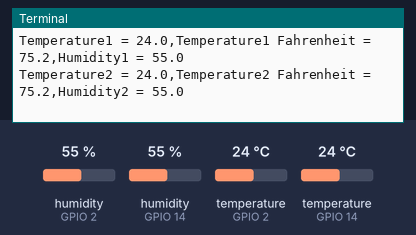
Simulated run of this program. Board: Raspberry Pi (BCM pin numbers). On the bench: the last lines printed to the terminal. Inputs (shaded band) come from the test bench; at power-on: humidity (sensors on GPIO 2, GPIO 14) 55 %, temperature (sensors on GPIO 2, GPIO 14) 24 °C. The clock reads 2024-03-15 10:24:30 at power-on unless the program sets it; files the program writes start out absent.

Above: at 5.0 s.
5.1 s: humidity (sensor on GPIO 2) set to 22 %
At 7.8 s:
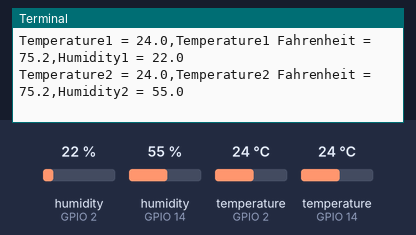
12.1 s: humidity (sensor on GPIO 14) set to 22 %
At 14.3 s:
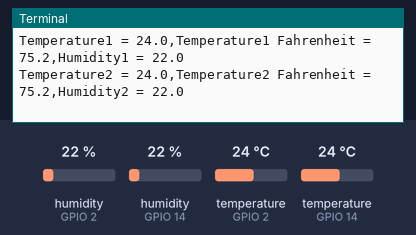
19.1 s: temperature (sensor on GPIO 2) set to 12 °C
At 19.6 s:
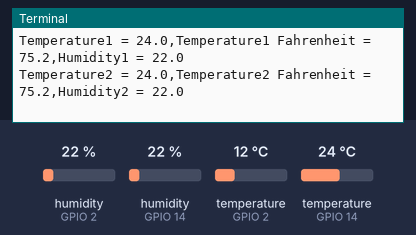
26.1 s: temperature (sensor on GPIO 14) set to 12 °C
At 32.5 s:
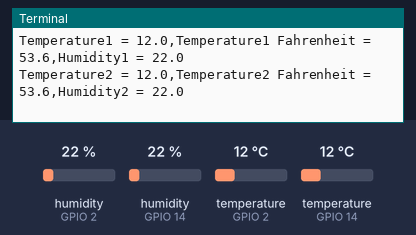
33.1 s: humidity (sensor on GPIO 2) set to 40 %
At 37.8 s:
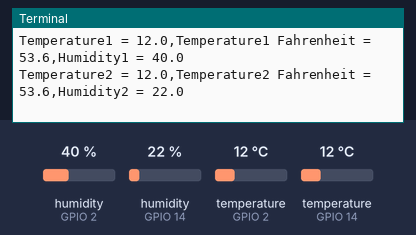
40.1 s: humidity (sensor on GPIO 14) set to 40 %
At 44.3 s:
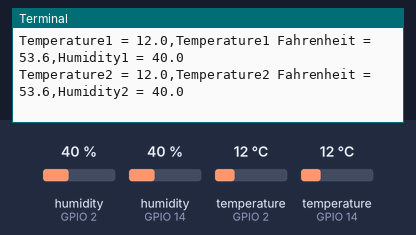
Timing chart, 0 to 45.8 s (numbered marks = the images above; inputs shaded):
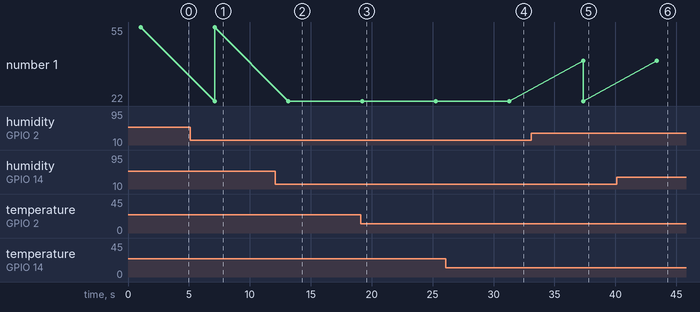

The program:

multiTempSenseCopy.py
```python
#source https://roboticadiy.com/raspberry-pi-4-data-logger-dht11-dht22-sensor-data-logger/
#Accessed 5/4/2021 running in Python 2.7.16

#note for myself: if writing to CSV to you need to 'import csv'?
#another note: can the 'dht11' or 'dht22' library be used instead of Adafruit_DHT (which is deprecated)

import Adafruit_DHT
import time

sensor = Adafruit_DHT.DHT11

#DHT pin connects to GPIO number on next line(s)
sensor1 = 2
sensor2 = 14

#create a variable to control the while loop
running = True #silly extra variable but I'm ok with it

#new .txt file created with header
#the 'a' argument below stands for append
#you can pass it a 'w' arg for write (but that overwrites the original file)
#there's some other args too
file = open('sensor_readings.txt', 'a')
file.write('time and date, temp1 (C), temp1 (F), humidity1, temp2 (C), temp2 (F) humidity2\n')

#loop forever
while running:

    try:
        #read the humidity and temperature
        humidity1, temperature1 = Adafruit_DHT.read_retry(sensor, sensor1)
        humidity2, temperature2 = Adafruit_DHT.read_retry(sensor, sensor2)

        #uncomment the line below to convert to Fahrenheit
        temperature1_f = temperature1 * 9/5.0 + 32
        temperature2_f = temperature2 * 9/5.0 + 32


        #sometimes you won't get a reading and
        #the results will be null
        #the next statement guarantees that
        #it only saves valid readings
        if humidity1 is not None and temperature1 is not None: #ONLY CHECKS ONE OF THE SENSORS. BAD CODE. BEING LAZY

            #print temperature and humidity1
            print('Temperature1 = ' + str(temperature1) +','+ 'Temperature1 Fahrenheit = ' + str(temperature1_f) +',' + 'Humidity1 = ' + str(humidity1))
            print('Temperature2 = ' + str(temperature2) +','+ 'Temperature2 Fahrenheit = ' + str(temperature2_f) +',' + 'Humidity2 = ' + str(humidity2))

            #save time, date, temperature in Celsius, temperature in Fahrenheit and humidity in .txt file
            file.write(time.strftime('%H:%M:%S %d/%m/%Y') + ', ' + str(temperature1) + ', '+ str(temperature1_f)+', ' + str(humidity1) + ', ' + str(temperature2) + ', '+ str(temperature2_f)+', ' + str(humidity2) + '\n')
            time.sleep(5)

        else:
            print('Failed to get reading. Try again!')
            time.sleep(1)

    except KeyboardInterrupt:
        print ('Program stopped')
        running = False
        file.close()
```

Measured:
- after the input at 5.1 s, the terminal: prints a new line after 2.0 s (image 1)
- after the input at 12.1 s, the terminal: prints a new line after 1.1 s (image 2)
- after the input at 26.1 s, the terminal: prints a new line after 5.2 s (image 4)
- after the input at 33.1 s, the terminal: prints a new line after 4.3 s (image 5)
- after the input at 40.1 s, the terminal: prints a new line after 3.3 s (image 6)
